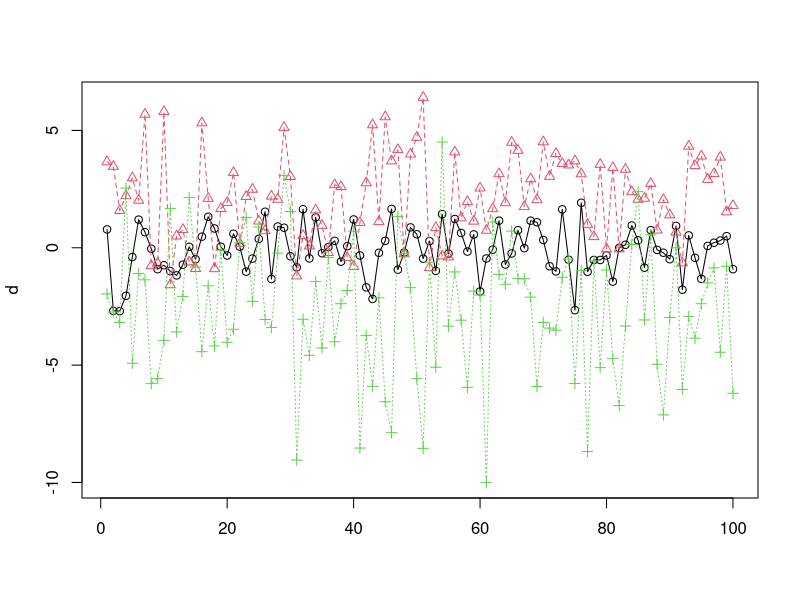
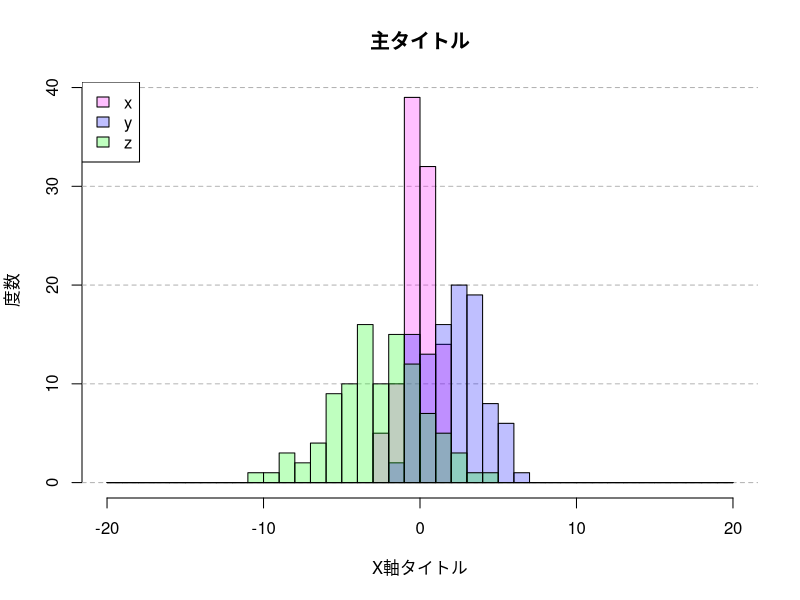
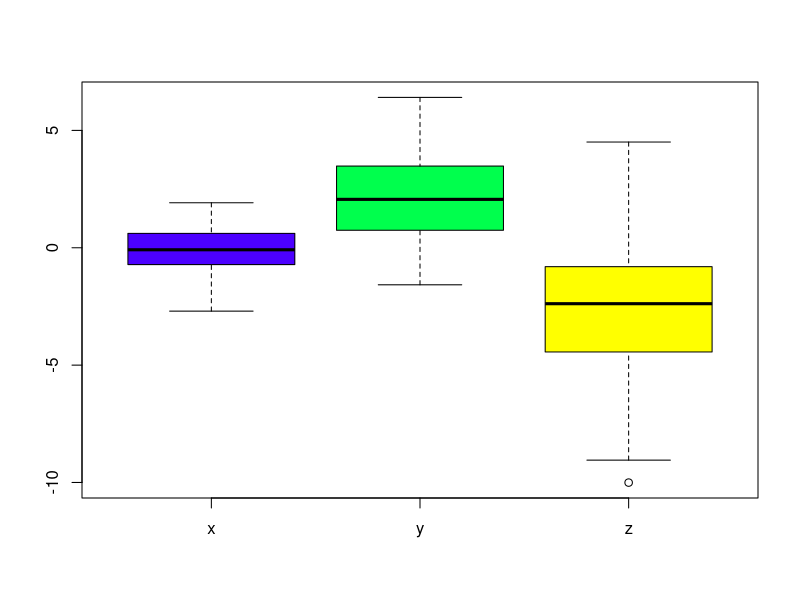

These charts were generated, in order, by the following R code: (Note: this script raises an error after producing the figures.)
#
# グラフ描画
#

d <- data.frame (
  x = rnorm(100, mean =  0, sd = 1),
  y = rnorm(100, mean =  2, sd = 2),
  z = rnorm(100, mean = -2, sd = 3)
) 

# plot関数
matplot(d, type = 'o', pch = 1:3)

# ヒストグラムのビン
b <- seq(-20, 20, 1)

# rgb(red=0,blue=1,green=0,alpha=.5)
cols <- c(rgb(1, 0, 1, .25), # Xの色
          rgb(0, 0, 1, .25), # Yの色
          rgb(0, 1, 0, .25)) # Zの色
# 枠
hist(d$x, breaks = b, col = 0, border = 0,
          main   = '主タイトル',
          ylab   = '度数',
          xlab   = 'X軸タイトル')
# 横罫線
abline(h = seq(0, 100, 10), col = gray(0.7), lty = 'dashed')

# プロット
hist(d$x, breaks = b, col = cols[1], add = T)
hist(d$y, breaks = b, col = cols[2], add = T)
hist(d$z, breaks = b, col = cols[3], add = T)

# 凡例設定
legend('topleft', legend = c('x','y','z'), fill = cols, bg = 'white')


# 箱ひげ図（Boxplot）
boxplot(d, col = topo.colors(ncol(d)))

# 枠設定
matplot  (x.all, y.fit, type = 'n', xaxt = 'n', yaxt = 'n',
          main = '主タイトル',
          xlab = 'X軸タイトル',
          ylab = 'Y軸タイトル')

# プロット
matpoints(x.obs, y.obs,  col=2, pch=1) # 観測値
matlines (x.all, y.true, col=2, lty=1) # 真値
matlines (x.all, y.fit,  col=4, lty=1) # 予測値
matlines (x.all, y.upr,  col=4, lty=2) # 上限値
matlines (x.all, y.lwr,  col=4, lty=2) # 下限値
abline(v=n.obs, col='gray', lty=2)

# 軸設定
axis(1, at    = seq(0, n.all, 2), # X軸配置
        label = seq(0, n.all, 2)) # ラベル
axis(2, at    = seq(0, 900, 100), # Y軸配置
        label = seq(0, 900, 100)) # ラベル 

# 凡例設定
legend('topleft',                  #表示位置
       legend = c('観測値', '真値',
                  '予測値', '95%予測区間'),
       col    = c( 2,  2,  4,  4), # 色
       pch    = c( 1, NA, NA, NA), # 点種
       lty    = c(NA,  1,  1,  2)) # 線種


# 演習

fit <- lm('y ~ x + I(log(x))', data=d.obs)
summary(fit)

m <- predict(fit, newdata=data.frame(x=x), interval='confidence', level=0.95)
tail(m, 3)

